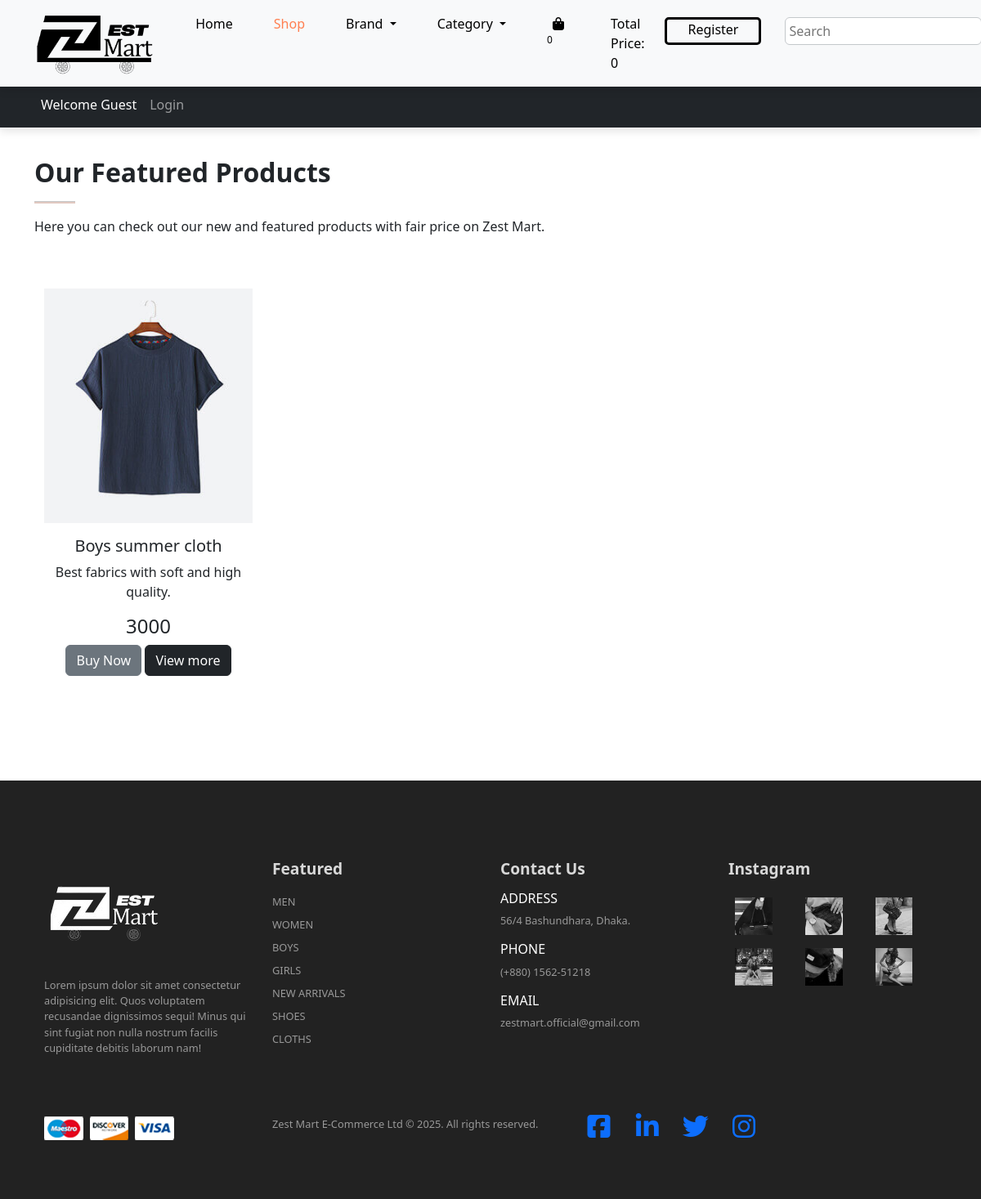
/shop.php?brand=1, run on the app's committed database.
### tables this page shows
CREATE TABLE `products` (
  `product_id` int(11) NOT NULL,
  `product_title` varchar(100) NOT NULL,
  `product_description` varchar(255) NOT NULL,
  `product_keywords` varchar(255) NOT NULL,
  `category_id` int(11) NOT NULL,
  `brand_id` int(11) NOT NULL,
  `product_image1` varchar(255) NOT NULL,
  `product_image2` varchar(255) NOT NULL,
  `product_image3` varchar(255) NOT NULL,
  `product_price` varchar(100) NOT NULL,
  `date` timestamp NOT NULL DEFAULT current_timestamp() ON UPDATE current_timestamp(),
  `status` varchar(100) NOT NULL
);

### common_function.php (the view, shortened to what this page needs)
<?php
include("connection.php");
function get_unique_brands()
{
  global $conn;
  if (isset($_GET['brand'])) {
    $brand_id = $_GET['brand'];
    $select_querry = "Select * from `products` where brand_id = $brand_id";
    $result_querry = mysqli_query($conn, $select_querry);
    while ($row = mysqli_fetch_assoc($result_querry)) {
      $product_id = $row['product_id'];
      $product_title = $row['product_title'];
      $product_description = $row['product_description'];
      $product_image1 = $row['product_image1'];
      $product_price = $row['product_price'];
      echo "<div class='product text-center col-lg-3 col-md-4 col-12'>
      <img class='img-fluid mb-3' src='./product_images/$product_image1' alt=''>
      <h5 class='p-name'>
        $product_title
      </h5>
      <p>$product_description</p>
      <h4>
        $product_price
      </h4>
      <a href='shop.php?add_to_cart=$product_id' class='btn btn-secondary'>Buy Now</a>
      <a href='product_details.php?product_id=$product_id' class='btn btn-dark'>View more</a>
    </div>";
    }
  }
}
function getIPAddress()
{
  if (!empty($_SERVER['HTTP_CLIENT_IP'])) {
    $ip = $_SERVER['HTTP_CLIENT_IP'];
  }
  elseif (!empty($_SERVER['HTTP_X_FORWARDED_FOR'])) {
    $ip = $_SERVER['HTTP_X_FORWARDED_FOR'];
  }
  else {
    $ip = $_SERVER['REMOTE_ADDR'];
  }
  return $ip;
}
function cart_item()
{
  if (isset($_GET['add_to_cart'])) {
    global $conn;
    $get_ip_add = getIPAddress();
    $select_query = "Select * from `cart_details` where ip_address='$get_ip_add'";
    $result_query = mysqli_query($conn, $select_query);
    $count_cart_items = mysqli_num_rows($result_query);
  } else {
    global $conn;
    $get_ip_add = getIPAddress();
    $select_query = "Select * from `cart_details` where ip_address='$get_ip_add'";
    $result_query = mysqli_query($conn, $select_query);
    $count_cart_items = mysqli_num_rows($result_query);
  }
  echo $count_cart_items;
}
function total_cart_price()
{
  $total = 0;
  echo $total;
}
?>

### style.css (style rules this page uses)
* { margin: 0; padding: 0; box-sizing: border-box; }
body { font-family: 'Poppins', sans-serif; }
h4 { font-size: 1.4rem; font-weight: 600; }
h5 { font-size: 1rem; font-weight: 400; color: #1d1d1d; }
.product { cursor: pointer; margin-bottom: 2rem; }
.product img { transition: 0.3s all; }

### shop.php (style rules this page uses)
.product img { width: 100%; height: auto; box-sizing: border-box; object-fit: cover; }

### data on the page
products: product_image1 (picture), product_title "Boys summer cloth", product_description "Best fabrics with soft and high quality.", product_price "3000"

### other printed values
$count_cart_items "0"
$total "0"
